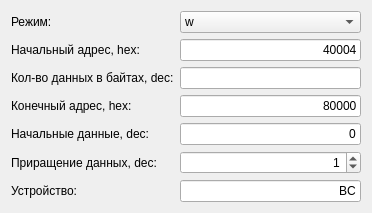
<?xml version="1.0" encoding="UTF-8"?>
<ui version="4.0">
 <class>Dialog</class>
 <widget class="QDialog" name="Dialog">
  <property name="geometry">
   <rect>
    <x>0</x>
    <y>0</y>
    <width>372</width>
    <height>212</height>
   </rect>
  </property>
  <property name="windowTitle">
   <string>Dialog</string>
  </property>
  <layout class="QGridLayout" name="gridLayout_2">
   <item row="0" column="0">
    <layout class="QGridLayout" name="gridLayout">
     <item row="3" column="0">
      <widget class="QLabel" name="label_2">
       <property name="text">
        <string>Кол-во данных в байтах, dec:</string>
       </property>
      </widget>
     </item>
     <item row="4" column="1">
      <widget class="QLineEdit" name="endAddr">
       <property name="text">
        <string>80000</string>
       </property>
       <property name="alignment">
        <set>Qt::AlignRight|Qt::AlignTrailing|Qt::AlignVCenter</set>
       </property>
      </widget>
     </item>
     <item row="2" column="0">
      <widget class="QLabel" name="label">
       <property name="text">
        <string>Начальный адрес, hex:</string>
       </property>
      </widget>
     </item>
     <item row="6" column="0">
      <widget class="QLabel" name="label_5">
       <property name="text">
        <string>Приращение данных, dec:</string>
       </property>
      </widget>
     </item>
     <item row="2" column="1">
      <widget class="QLineEdit" name="startAddr">
       <property name="text">
        <string>40004</string>
       </property>
       <property name="alignment">
        <set>Qt::AlignRight|Qt::AlignTrailing|Qt::AlignVCenter</set>
       </property>
      </widget>
     </item>
     <item row="7" column="1">
      <widget class="QLineEdit" name="device">
       <property name="text">
        <string>BC</string>
       </property>
       <property name="alignment">
        <set>Qt::AlignRight|Qt::AlignTrailing|Qt::AlignVCenter</set>
       </property>
      </widget>
     </item>
     <item row="3" column="1">
      <widget class="QLineEdit" name="count">
       <property name="alignment">
        <set>Qt::AlignRight|Qt::AlignTrailing|Qt::AlignVCenter</set>
       </property>
      </widget>
     </item>
     <item row="4" column="0">
      <widget class="QLabel" name="label_3">
       <property name="text">
        <string>Конечный адрес, hex:</string>
       </property>
      </widget>
     </item>
     <item row="6" column="1">
      <widget class="QSpinBox" name="incData">
       <property name="alignment">
        <set>Qt::AlignRight|Qt::AlignTrailing|Qt::AlignVCenter</set>
       </property>
       <property name="value">
        <number>1</number>
       </property>
      </widget>
     </item>
     <item row="7" column="0">
      <widget class="QLabel" name="label_6">
       <property name="text">
        <string>Устройство:</string>
       </property>
      </widget>
     </item>
     <item row="5" column="0">
      <widget class="QLabel" name="label_4">
       <property name="text">
        <string>Начальные данные, dec:</string>
       </property>
      </widget>
     </item>
     <item row="5" column="1">
      <widget class="QLineEdit" name="startData">
       <property name="text">
        <string>0</string>
       </property>
       <property name="alignment">
        <set>Qt::AlignRight|Qt::AlignTrailing|Qt::AlignVCenter</set>
       </property>
      </widget>
     </item>
     <item row="1" column="0">
      <widget class="QLabel" name="label_7">
       <property name="text">
        <string>Режим:</string>
       </property>
      </widget>
     </item>
     <item row="1" column="1">
      <widget class="QComboBox" name="mode">
       <property name="currentText">
        <string>w</string>
       </property>
       <item>
        <property name="text">
         <string>w</string>
        </property>
       </item>
       <item>
        <property name="text">
         <string>r</string>
        </property>
       </item>
       <item>
        <property name="text">
         <string>t</string>
        </property>
       </item>
      </widget>
     </item>
    </layout>
   </item>
  </layout>
 </widget>
 <resources/>
 <connections/>
</ui>
